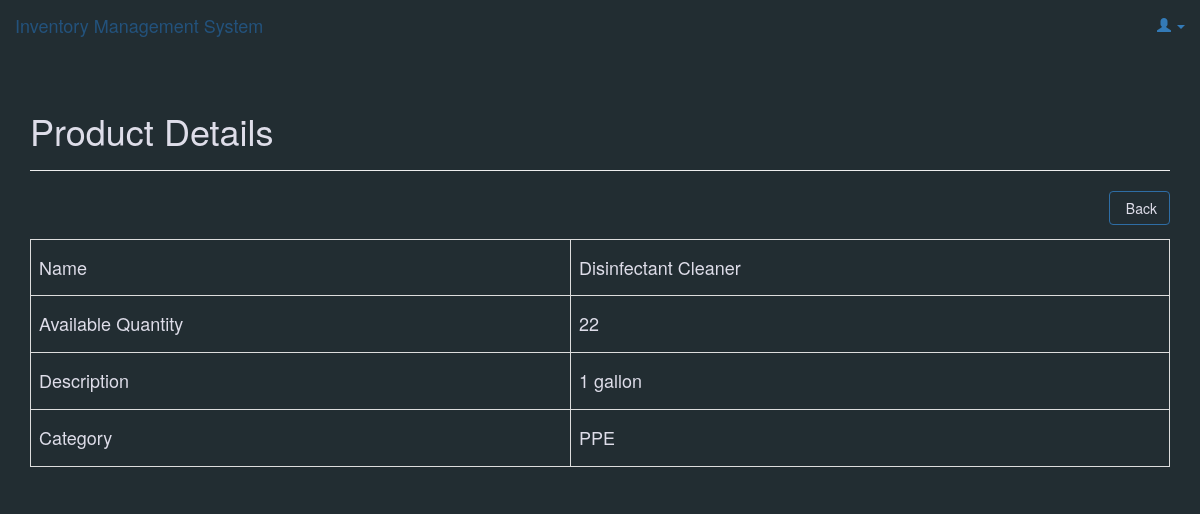
The app's page /products/read_one.php?id=13 with its own data.
### tables this page shows
CREATE TABLE `products` (
  `id` int(11) NOT NULL,
  `name` varchar(32) NOT NULL,
  `description` text NOT NULL,
  `quantity` int(11) NOT NULL,
  `category_id` int(11) NOT NULL,
  `created` datetime NOT NULL,
  `modified` timestamp NOT NULL DEFAULT current_timestamp()
);

CREATE TABLE `categories` (
  `id` int(11) NOT NULL,
  `name` varchar(256) NOT NULL,
  `created` datetime NOT NULL,
  `modified` timestamp NOT NULL DEFAULT current_timestamp()
);

### objects/product.php (called while the page is built, shortened)
<?php
class Product{
    private $conn;
    private $table_name = "products";
    public $id;
    public function __construct($db){
        $this->conn = $db;
    }
function readOne(){
    $query = "SELECT name, quantity, description, category_id
        FROM " . $this->table_name . "
        WHERE id = ?
        LIMIT 0,1";
    $stmt = $this->conn->prepare( $query );
    $stmt->bindParam(1, $this->id);
    $stmt->execute();
    $row = $stmt->fetch(PDO::FETCH_ASSOC);
    $this->name = $row['name'];
    $this->quantity = $row['quantity'];
    $this->description = $row['description'];
}
}
?>

### objects/category.php (called while the page is built, shortened)
<?php
class Category{
    private $conn;
    private $table_name = "categories";
    public $id;
    public function __construct($db){
        $this->conn = $db;
    }
function readName(){
    $query = "SELECT name FROM " . $this->table_name . " WHERE id = ? limit 0,1";
    $stmt = $this->conn->prepare( $query );
    $stmt->bindParam(1, $this->id);
    $stmt->execute();
    $row = $stmt->fetch(PDO::FETCH_ASSOC);
    $this->name = $row['name'];
}
}
?>

### products/read_one.php (the view, shortened to what this page needs)
<?php
$id = isset($_GET['id']) ? $_GET['id'] : die('ERROR: missing ID.');
include_once '../objects/product.php';
include_once '../objects/category.php';
$database = new Database();
$db = $database->getConnection();
$product = new Product($db);
$category = new Category($db);
$product->id = $id;
$product->readOne();
include_once "layout_header.php";
echo "<div class='right-button-margin'>";
    echo "<a href='index.php' class='btn btn-primary pull-right'>";
        echo "<span class='glyphicon glyphicon-'></span> Back";
    echo "</a>";
echo "</div>";
echo "<table class='table  table-responsive table-bordered'>";
    echo "<tr>";
    echo "<th><h4> Name</h4></th>";
        echo "<td><h4>{$product->name}</h4></td>";
    echo "</tr>";
    echo "<tr>";
    echo "<th><h4> Available Quantity</h4></th>";
        echo "<td><h4>{$product->quantity}</h4></td>";
    echo "</tr>";
    echo "<tr>";
    echo "<th><h4> Description</h4></th>";
        echo "<td><h4>{$product->description}</h4></td>";
    echo "</tr>";
    echo "<tr>";
    echo "<th><h4> Category</h4></th>";
        echo "<td><h4>";
            $category->id=$product->category_id;
            $category->readName();
            echo $category->name;
        echo "</h4></td>";
    echo "</tr>";
echo "</table>";
include_once "layout_footer.php";
?>

### libs/css/main.css (style rules this page uses)
body { background: #222D32; }
.right-button-margin { margin: 0 0 1em 0; overflow: hidden; }
.btn-primary { color: rgb(222, 221, 233); font-size: 14px; background-color: transparent; }
.table { color: rgb(222, 221, 233); }

### records on screen
products: name "Disinfectant Cleaner", quantity "22", description "1 gallon"
categories: name "PPE"

### other values on screen
$page_title "Product Details"
